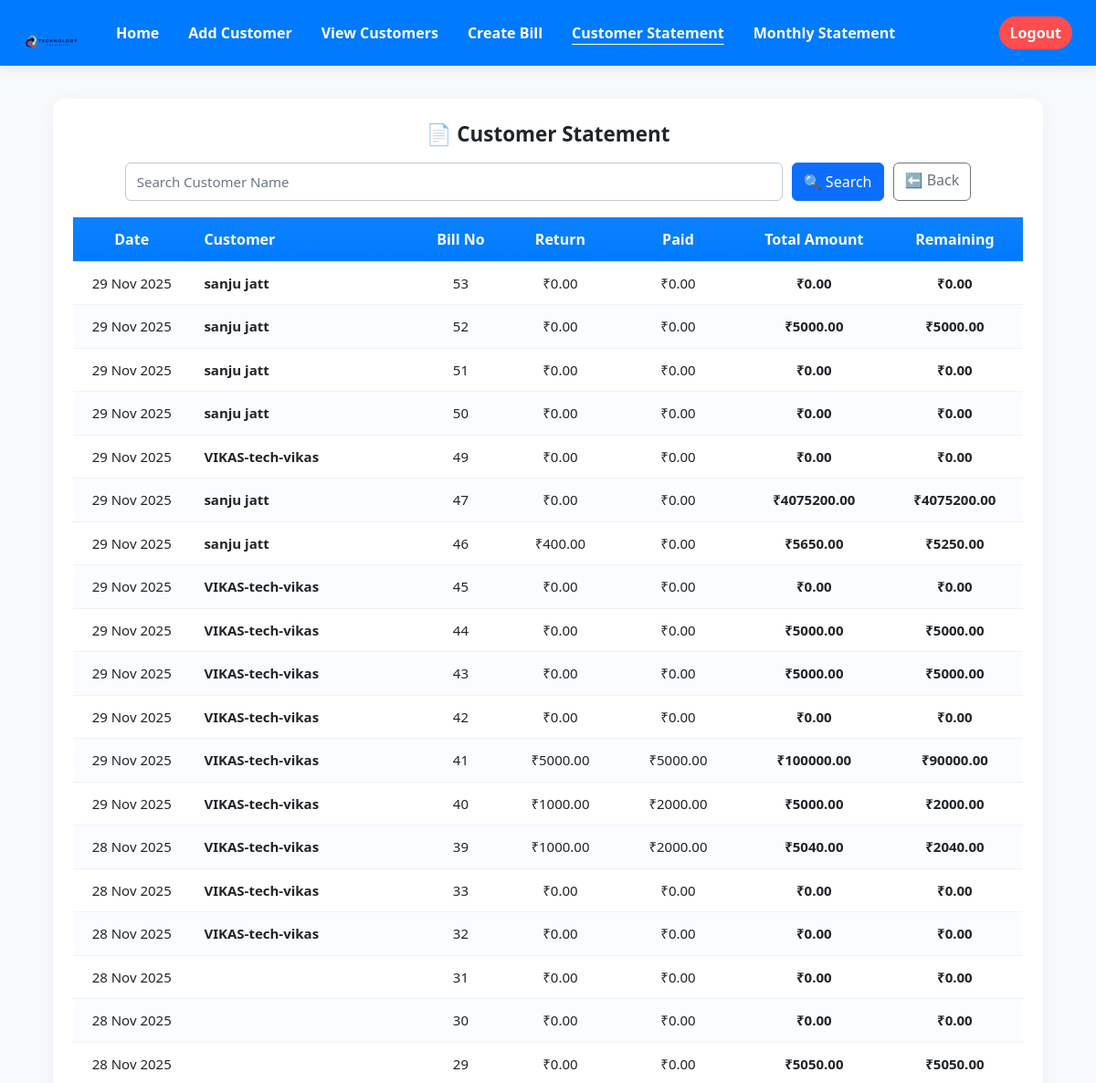
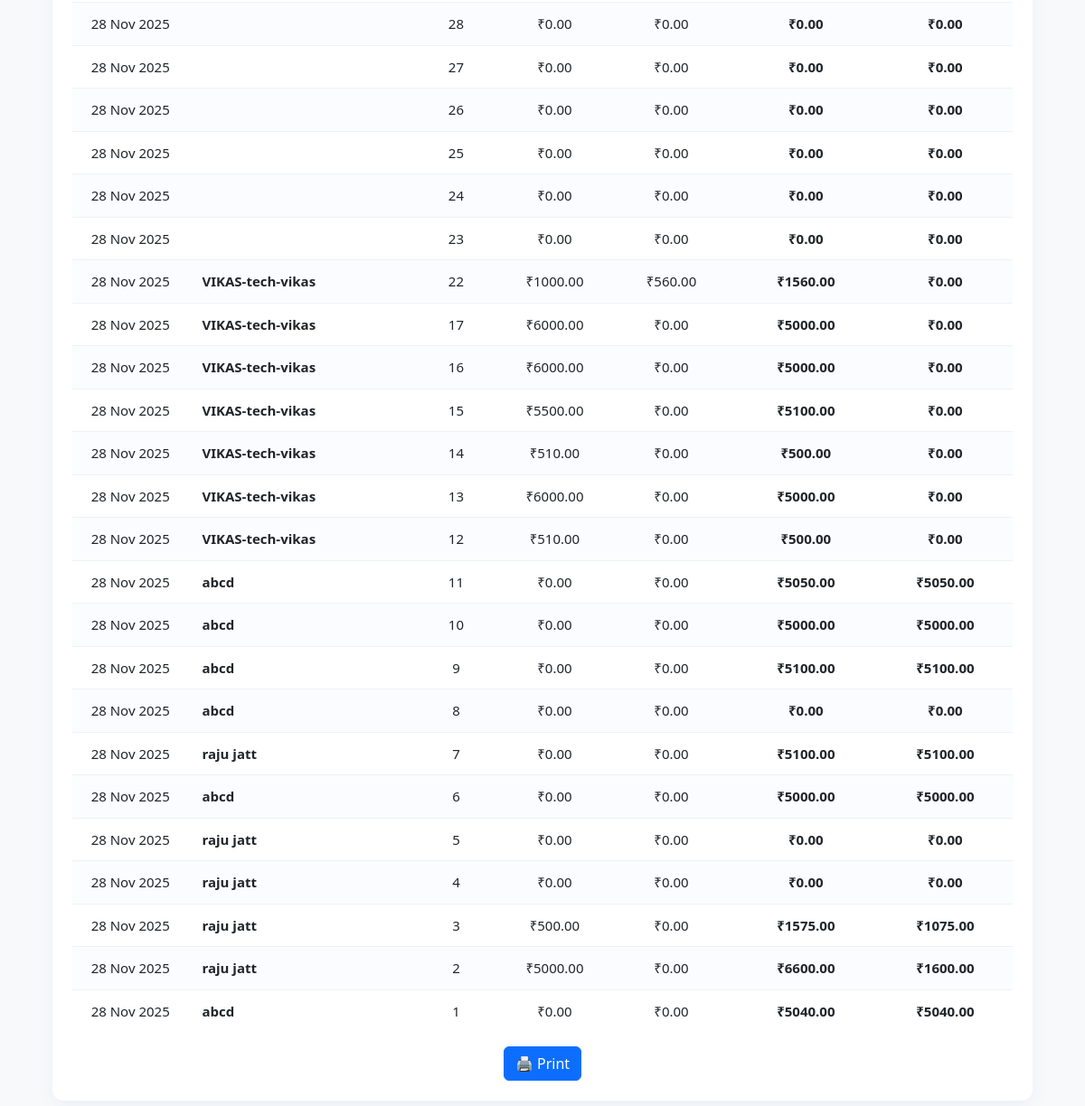
Screenshot of /customer-statement/ (signed in) with the database file from the repository (2 pictures, top to bottom).
### billing_erp/bills/models.py (models this page shows, shortened)
class Bill(models.Model):
    customer = models.ForeignKey(Customer, on_delete=models.SET_NULL, null=True, blank=True)
    customer_name = models.CharField(max_length=255, blank=True, null=True)
    phone = models.CharField(max_length=20, blank=True, null=True)
    date = models.DateField(default=timezone.now)
    bill_no = models.IntegerField(default=1)
    packing_qty = models.IntegerField(blank=True, null=True)
    packing_rate = models.DecimalField(max_digits=10, decimal_places=2, blank=True, null=True)
    packing_reason = models.CharField(max_length=255, blank=True, null=True)
    extra_reason = models.CharField(max_length=255, blank=True, null=True)
    extra_amount = models.DecimalField(max_digits=10, decimal_places=2, default=0)
    total_amount = models.DecimalField(max_digits=12, decimal_places=2, default=0)
    paid_amount = models.DecimalField(max_digits=12, decimal_places=2, default=0)
    returned_amount = models.DecimalField(max_digits=12, decimal_places=2, default=0)
    is_paid = models.BooleanField(default=False)
    paid_date = models.DateTimeField(null=True, blank=True)
    paid_by = models.ForeignKey(settings.AUTH_USER_MODEL, null=True, blank=True, on_delete=models.SET_NULL)
    class Meta:
        ordering = ['-date', '-bill_no']

### billing_erp/bills/views.py (the view)
# urls.py: path('customer-statement/', views.customer_statement, name='customer_statement'),
@login_required
def customer_statement(request):
    customer_name = request.GET.get('customer_name', '').strip()
    date_from = request.GET.get('from', '').strip()
    date_to = request.GET.get('to', '').strip()
    qs = Bill.objects.all()
    if customer_name:
        qs = qs.filter(customer_name__icontains=customer_name)
    if date_from:
        qs = qs.filter(date__gte=date_from)
    if date_to:
        qs = qs.filter(date__lte=date_to)
    qs = qs.order_by('-date', '-bill_no')
    bills = []
    for b in qs:
        total = Decimal(str(b.total_amount or 0))
        positive_paid = b.payments.filter(amount__gt=0).aggregate(sum=Sum("amount"))['sum'] or Decimal('0')
        returns_total = abs(b.payments.filter(amount__lt=0).aggregate(sum=Sum("amount"))['sum'] or Decimal('0'))
        remaining = max(total - positive_paid - returns_total, 0)
        b.returns_total = returns_total
        b.positive_paid = positive_paid
        b.remaining_amount = remaining
        bills.append(b)
    return render(request, 'bills/customer_statement.html', {
        'bills': bills,
        'search_name': customer_name,
        'date_from': date_from,
        'date_to': date_to,
    })

### billing_erp/bills/templates/bills/customer_statement.html (shortened to what this page needs)
{% extends "base.html" %}
{% block content %}
<div class="stmt-wrapper">
  <div class="stmt-card">
    <div class="stmt-title">📄 Customer Statement</div>
    <form method="get" class="stmt-controls">
      <input type="text" name="customer_name" value="{{ search_name }}" class="form-control" placeholder="Search Customer Name">
      <button type="submit" class="btn btn-primary">🔍 Search</button>
      <a href="{% url 'home' %}" class="btn btn-outline-secondary">⬅️ Back</a>
    </form>
    <div class="table-responsive">
      <table class="stmt-table">
        <thead>
          <tr>
            <th style="width:130px;">Date</th>
            <th style="width:250px; text-align:left; padding-left:15px;">Customer</th>
            <th style="width:100px;">Bill No</th>
            <th style="width:120px;">Return</th>
            <th style="width:140px;">Paid</th>
            <th style="width:160px;">Total Amount</th>
            <th style="width:150px;">Remaining</th>
          </tr>
        </thead>
        <tbody>
        {% if bills %}
          {% for b in bills %}
            <tr>
              <td>{{ b.date|date:"d M Y" }}</td>
              <td style="text-align:left; padding-left:15px; font-weight:600;">{{ b.customer_name }}</td>
              <td>{{ b.bill_no }}</td>
              <td>₹{{ b.returns_total|floatformat:2 }}</td>
              <td>₹{{ b.positive_paid|floatformat:2 }}</td>
              <td><b>₹{{ b.total_amount|floatformat:2 }}</b></td>
              <td><b>₹{{ b.remaining_amount|floatformat:2 }}</b></td>
            </tr>
          {% endfor %}
        {% else %}
          <tr>
            <td colspan="7" style="padding:18px; font-size:17px;">No data found</td>
          </tr>
        {% endif %}
        </tbody>
      </table>
    </div>
    <div class="text-center mt-3">
      <button class="btn btn-primary" onclick="window.print()">🖨️ Print</button>
    </div>
  </div>
</div>
{% endblock %}

### billing_erp/bills/templates/base.html (shortened to what this page needs)
{% load static %}
<!doctype html>
<html lang="en">
<head>
  <link href="https://cdn.jsdelivr.net/npm/bootstrap@5.3.0/dist/css/bootstrap.min.css" rel="stylesheet">
</head>
<body>
<nav class="navbar site-navbar navbar-expand-lg">
  <div class="container-fluid d-flex align-items-center">
    <a class="brand" href="{% url 'home' %}">
      <img class="logo" src="{% static 'images/logo.svg' %}" alt="Logo">
    </a>
    <div class="collapse navbar-collapse" id="mainNav">
      <ul class="navbar-nav">
        <li class="nav-item"><a class="nav-link {% if request.resolver_match.url_name == 'home' %}active{% endif %}" href="{% url 'home' %}">Home</a></li>
        <li class="nav-item"><a class="nav-link {% if request.resolver_match.url_name == 'add_customer' %}active{% endif %}" href="{% url 'add_customer' %}">Add Customer</a></li>
        <li class="nav-item"><a class="nav-link {% if request.resolver_match.url_name == 'view_customers' %}active{% endif %}" href="{% url 'view_customers' %}">View Customers</a></li>
        <li class="nav-item"><a class="nav-link {% if request.resolver_match.url_name == 'create_bill' %}active{% endif %}" href="{% url 'create_bill' %}">Create Bill</a></li>
        <li class="nav-item"><a class="nav-link {% if request.resolver_match.url_name == 'customer_statement' %}active{% endif %}" href="{% url 'customer_statement' %}">Customer Statement</a></li>
        <li class="nav-item"><a class="nav-link {% if request.resolver_match.url_name == 'customer_monthly_statement' %}active{% endif %}" href="{% url 'customer_monthly_statement' %}">Monthly Statement</a></li>
      </ul>
    </div>
    {% if request.user.is_authenticated %}
      <a class="logout-btn d-none d-lg-inline-flex" href="{% url 'logout' %}">Logout</a>
    {% endif %}
  </div>
</nav>
<main class="container-fluid">
  <div class="container">{% block content %}{% endblock %}</div>
</main>
</body>
</html>

### billing_erp/bills/templates/base.html (style rules this page uses)
:root { --primary: #007bff; --soft-bg: #f8f9fa; --muted: #6c757d; }
html, body { background: var(--soft-bg); margin:0; padding:0; font-family:'Segoe UI',system-ui,Arial; }
.site-navbar { background:var(--primary); padding:6px 14px; min-height:68px; display:flex; align-items:center; box-shadow:0 4px 12px rgba(0,0,0,0.08); }
.brand { display:flex; align-items:center; margin-right:10px; }
.brand .logo { height:60px; width:auto; object-fit:contain; }
.navbar-collapse { flex-grow:0; margin-left:15px; }
.navbar-nav { display:flex; flex-direction:row; }
.navbar-nav .nav-link { color:#fff !important; font-weight:600; margin:0 8px; }
.navbar-nav .nav-link.active { text-decoration:underline; text-underline-offset:6px; }
.logout-btn { background:#ff4d4f; color:#fff; padding:6px 12px; border-radius:999px; font-weight:700; text-decoration:none; margin-left:auto; }
main { min-height:calc(100vh - 68px); }

### billing_erp/bills/templates/bills/customer_statement.html (style rules this page uses)
.stmt-wrapper { padding: 36px 16px 60px; display:flex; justify-content:center; }
.stmt-card { width:100%; max-width:1100px; background:#fff; border-radius:12px; padding:22px; box-shadow:0 6px 20px rgba(3,102,214,0.06); }
.stmt-title { text-align:center; font-size:1.4rem; font-weight:800; margin-bottom:14px; }
.stmt-controls { display:flex; justify-content:center; gap:10px; margin-bottom:18px; flex-wrap:wrap; }
.stmt-controls .form-control { min-width:300px; max-width:60vw; }
.stmt-controls input.form-control { background: #fff !important; color: #000 !important; border: 1px solid #bfc9d6; height: 42px; font-size: 15px; }
.stmt-controls input.form-control::placeholder { color: #6d7681 !important; }
.stmt-table { width:100%; border-collapse:collapse; }
.stmt-table thead th { background: linear-gradient(180deg,#0d82ff,#007bff); color:#fff; padding:12px; font-weight:700; text-align:center; }
.stmt-table td { padding:12px; border-top:1px solid #eef2f6; text-align:center; font-size:15px; }
.stmt-table tbody tr:nth-child(even) { background:#fbfcff; }

### rows the page displays
Bill: date "29 Nov 2025", customer_name "sanju jatt", bill_no "53", returns_total "0.00", positive_paid "0.00", total_amount "0.00", remaining_amount "0.00"
Bill: date "29 Nov 2025", customer_name "sanju jatt", bill_no "52", returns_total "0.00", positive_paid "0.00", total_amount "5000.00", remaining_amount "5000.00"
Bill: date "29 Nov 2025", customer_name "sanju jatt", bill_no "51", returns_total "0.00", positive_paid "0.00", total_amount "0.00", remaining_amount "0.00"
Bill: date "29 Nov 2025", customer_name "sanju jatt", bill_no "50", returns_total "0.00", positive_paid "0.00", total_amount "0.00", remaining_amount "0.00"
Bill: date "29 Nov 2025", customer_name "VIKAS-tech-vikas", bill_no "49", returns_total "0.00", positive_paid "0.00", total_amount "0.00", remaining_amount "0.00"
Bill: date "29 Nov 2025", customer_name "sanju jatt", bill_no "47", returns_total "0.00", positive_paid "0.00", total_amount "4075200.00", remaining_amount "4075200.00"
Bill: date "29 Nov 2025", customer_name "sanju jatt", bill_no "46", returns_total "400.00", positive_paid "0.00", total_amount "5650.00", remaining_amount "5250.00"
Bill: date "29 Nov 2025", customer_name "VIKAS-tech-vikas", bill_no "45", returns_total "0.00", positive_paid "0.00", total_amount "0.00", remaining_amount "0.00"
Bill: date "29 Nov 2025", customer_name "VIKAS-tech-vikas", bill_no "44", returns_total "0.00", positive_paid "0.00", total_amount "5000.00", remaining_amount "5000.00"
Bill: date "29 Nov 2025", customer_name "VIKAS-tech-vikas", bill_no "43", returns_total "0.00", positive_paid "0.00", total_amount "5000.00", remaining_amount "5000.00"
Bill: date "29 Nov 2025", customer_name "VIKAS-tech-vikas", bill_no "42", returns_total "0.00", positive_paid "0.00", total_amount "0.00", remaining_amount "0.00"
Bill: date "29 Nov 2025", customer_name "VIKAS-tech-vikas", bill_no "41", returns_total "5000.00", positive_paid "5000.00", total_amount "100000.00", remaining_amount "90000.00"
Bill: date "29 Nov 2025", customer_name "VIKAS-tech-vikas", bill_no "40", returns_total "1000.00", positive_paid "2000.00", total_amount "5000.00", remaining_amount "2000.00"
Bill: date "28 Nov 2025", customer_name "VIKAS-tech-vikas", bill_no "39", returns_total "1000.00", positive_paid "2000.00", total_amount "5040.00", remaining_amount "2040.00"
Bill: date "28 Nov 2025", customer_name "VIKAS-tech-vikas", bill_no "33", returns_total "0.00", positive_paid "0.00", total_amount "0.00", remaining_amount "0.00"
Bill: date "28 Nov 2025", customer_name "VIKAS-tech-vikas", bill_no "32", returns_total "0.00", positive_paid "0.00", total_amount "0.00", remaining_amount "0.00"
Bill: date "28 Nov 2025", bill_no "31", returns_total "0.00", positive_paid "0.00", total_amount "0.00", remaining_amount "0.00"
Bill: date "28 Nov 2025", bill_no "30", returns_total "0.00", positive_paid "0.00", total_amount "0.00", remaining_amount "0.00"
Bill: date "28 Nov 2025", bill_no "29", returns_total "0.00", positive_paid "0.00", total_amount "5050.00", remaining_amount "5050.00"
Bill: date "28 Nov 2025", bill_no "28", returns_total "0.00", positive_paid "0.00", total_amount "0.00", remaining_amount "0.00"
Bill: date "28 Nov 2025", bill_no "27", returns_total "0.00", positive_paid "0.00", total_amount "0.00", remaining_amount "0.00"
Bill: date "28 Nov 2025", bill_no "26", returns_total "0.00", positive_paid "0.00", total_amount "0.00", remaining_amount "0.00"
Bill: date "28 Nov 2025", bill_no "25", returns_total "0.00", positive_paid "0.00", total_amount "0.00", remaining_amount "0.00"
Bill: date "28 Nov 2025", bill_no "24", returns_total "0.00", positive_paid "0.00", total_amount "0.00", remaining_amount "0.00"
Bill: date "28 Nov 2025", bill_no "23", returns_total "0.00", positive_paid "0.00", total_amount "0.00", remaining_amount "0.00"
Bill: date "28 Nov 2025", customer_name "VIKAS-tech-vikas", bill_no "22", returns_total "1000.00", positive_paid "560.00", total_amount "1560.00", remaining_amount "0.00"
Bill: date "28 Nov 2025", customer_name "VIKAS-tech-vikas", bill_no "17", returns_total "6000.00", positive_paid "0.00", total_amount "5000.00", remaining_amount "0.00"
Bill: date "28 Nov 2025", customer_name "VIKAS-tech-vikas", bill_no "16", returns_total "6000.00", positive_paid "0.00", total_amount "5000.00", remaining_amount "0.00"
Bill: date "28 Nov 2025", customer_name "VIKAS-tech-vikas", bill_no "15", returns_total "5500.00", positive_paid "0.00", total_amount "5100.00", remaining_amount "0.00"
Bill: date "28 Nov 2025", customer_name "VIKAS-tech-vikas", bill_no "14", returns_total "510.00", positive_paid "0.00", total_amount "500.00", remaining_amount "0.00"
Bill: date "28 Nov 2025", customer_name "VIKAS-tech-vikas", bill_no "13", returns_total "6000.00", positive_paid "0.00", total_amount "5000.00", remaining_amount "0.00"
Bill: date "28 Nov 2025", customer_name "VIKAS-tech-vikas", bill_no "12", returns_total "510.00", positive_paid "0.00", total_amount "500.00", remaining_amount "0.00"
Bill: date "28 Nov 2025", customer_name "abcd", bill_no "11", returns_total "0.00", positive_paid "0.00", total_amount "5050.00", remaining_amount "5050.00"
Bill: date "28 Nov 2025", customer_name "abcd", bill_no "10", returns_total "0.00", positive_paid "0.00", total_amount "5000.00", remaining_amount "5000.00"
Bill: date "28 Nov 2025", customer_name "abcd", bill_no "9", returns_total "0.00", positive_paid "0.00", total_amount "5100.00", remaining_amount "5100.00"
Bill: date "28 Nov 2025", customer_name "abcd", bill_no "8", returns_total "0.00", positive_paid "0.00", total_amount "0.00", remaining_amount "0.00"
Bill: date "28 Nov 2025", customer_name "raju jatt", bill_no "7", returns_total "0.00", positive_paid "0.00", total_amount "5100.00", remaining_amount "5100.00"
Bill: date "28 Nov 2025", customer_name "abcd", bill_no "6", returns_total "0.00", positive_paid "0.00", total_amount "5000.00", remaining_amount "5000.00"
Bill: date "28 Nov 2025", customer_name "raju jatt", bill_no "5", returns_total "0.00", positive_paid "0.00", total_amount "0.00", remaining_amount "0.00"
Bill: date "28 Nov 2025", customer_name "raju jatt", bill_no "4", returns_total "0.00", positive_paid "0.00", total_amount "0.00", remaining_amount "0.00"
Bill: date "28 Nov 2025", customer_name "raju jatt", bill_no "3", returns_total "500.00", positive_paid "0.00", total_amount "1575.00", remaining_amount "1075.00"
Bill: date "28 Nov 2025", customer_name "raju jatt", bill_no "2", returns_total "5000.00", positive_paid "0.00", total_amount "6600.00", remaining_amount "1600.00"
Bill: date "28 Nov 2025", customer_name "abcd", bill_no "1", returns_total "0.00", positive_paid "0.00", total_amount "5040.00", remaining_amount "5040.00"
